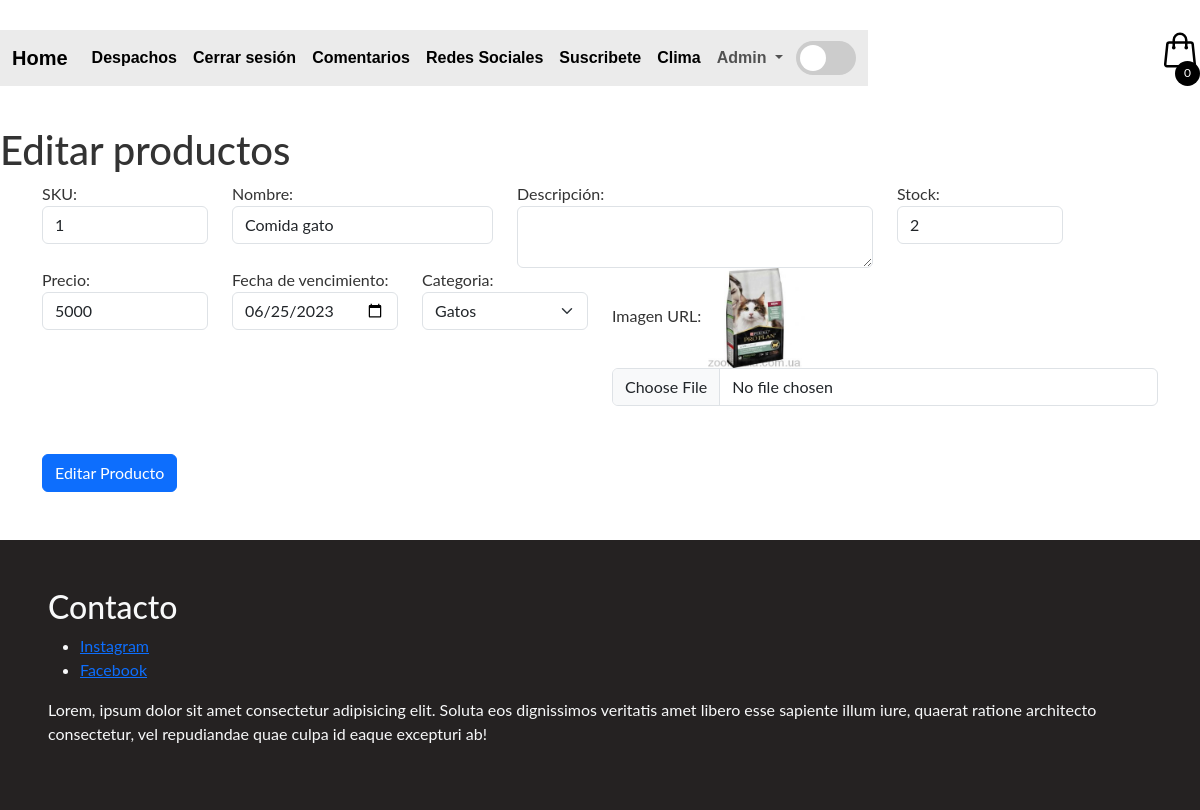
Screenshot of /editarProducto/1 (signed in) with the database file from the repository.
### apps/Tienda/models.py (models this page shows, shortened)
class Producto(models.Model):
    sku = models.IntegerField(primary_key=True)
    nombre = models.CharField(max_length=100, null=False)
    descripcion = models.CharField(max_length=150,null=False)
    stock = models.IntegerField(null=False)
    precio = models.IntegerField(null=False)
    fecha_ingreso = models.DateField(auto_now_add=True)
    fecha_vencimiento = models.DateField(null=True,blank=True)
    categoria_id = models.ForeignKey(Categoria,on_delete=models.CASCADE)
    image_url = models.ImageField(upload_to="imagenesProductos")

### apps/Tienda/views.py (the view)
# urls.py: path('editarProducto/<sku>',views.cargarEditarProducto),
@login_required
def cargarEditarProducto(request,sku):
    productos = Producto.objects.get(sku = sku)
    categorias = Categoria.objects.all()
    cateId = productos.categoria_id
    productoCategoria = Categoria.objects.get(categoria_id = cateId.categoria_id).categoria_id
    return render(request,"editarProducto.html",{"prod":productos, "cate":categorias,"categoriaId":productoCategoria})

### apps/Tienda/templates/editarProducto.html
{% extends './base.html' %}
{% block body %}
    <h1>Editar productos</h1>
    <div class="container">
        <form action="/editarProductoForm" method="POST" enctype="multipart/form-data"> {% csrf_token %}
            <div class="row">
                <div class="col-md-2">
                    <label for="txtSku">SKU:</label>
                    <input readonly value="{{prod.sku}}" name="txtSku" id="txtSku" type="text" class="form-control">
                </div>
                <div class="col-md-3">
                    <label for="txtNombre">Nombre:</label>
                    <input value="{{prod.nombre}}" name="txtNombre" id="txtNombre" type="text" class="form-control">
                </div>
                <div class="col-md-4">
                    <label for="txtDescripcion">Descripción:</label>
                    <textarea value="{{prod.descripcion}}" name="txtDescripcion" id="txtDescripcion" type="text" class="form-control"></textarea>
                </div>
                <div class="col-md-2">
                    <label for="txtStock">Stock:</label>
                    <input value="{{prod.stock}}" name="txtStock" id="txtStock" type="text" class="form-control">
                </div>
                <div class="col-md-2">
                    <label for="txtPrecio">Precio:</label>
                    <input value="{{prod.precio}}" name="txtPrecio" id="txtPrecio" type="number" class="form-control">
                </div>
                <div class="col-md-2">
                    <label for="fechaVencimientoSel">Fecha de vencimiento:</label>
                    <input value="{{prod.fecha_vencimiento|date:'Y-m-d'}}" type="date" name="fechaVencimientoSel" id="fechaVencimientoSel" type="text" class="form-control">
                </div>
                <div class="col-md-2">
                    <label for="cmbCategoria">Categoria:</label>
                    <select name="cmbCategoria" id="cmbCategoria" class="form-select" aria-label="Default select example">
                        {% for c in cate %}
                        <option value="{{c.categoria_id}}" {% if categoriaId == c.categoria_id %} selected {% endif %}>{{c.nombre}}</option>
                        {% endfor %}
                      </select>
                </div>
                <div class="col-md-6">
                    <label for="txtImg">Imagen URL:</label>
                    <img src="{{prod.image_url.url}}" alt="" height="100">
                    <input  name="txtImg" id="txtImg" type="file" class="form-control">
                </div>
            </div>
            <button class="btn btn-primary mt-5 mb-5 w-30">Editar Producto</button>
        </form>
    </div>
    {% endblock %}

### apps/Tienda/static/css/style.css (style rules this page uses)
*::after, *::before, * { margin: 0; padding: 0; box-sizing: border-box; }
body { margin: 0 auto; max-width: 1200px; font-family: 'Lato'; color: #333; }
img { max-width: 100%; }

### rows the page displays
Producto: txtSku "1", txtNombre "Comida gato", txtStock "2", txtPrecio "5000", fechaVencimientoSel "06/25/2023", image_url (picture)

### other values shown
form field cmbCategoria "Gatos"
